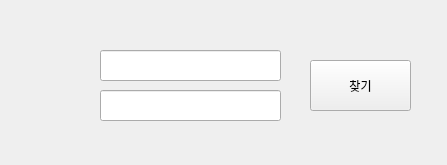
<?xml version="1.0" encoding="UTF-8"?>
<ui version="4.0">
 <class>Form</class>
 <widget class="QWidget" name="Form">
  <property name="geometry">
   <rect>
    <x>0</x>
    <y>0</y>
    <width>447</width>
    <height>165</height>
   </rect>
  </property>
  <property name="windowTitle">
   <string>Find ID</string>
  </property>
  <widget class="QLineEdit" name="lineEdit1">
   <property name="geometry">
    <rect>
     <x>100</x>
     <y>50</y>
     <width>181</width>
     <height>31</height>
    </rect>
   </property>
  </widget>
  <widget class="QLabel" name="label1">
   <property name="geometry">
    <rect>
     <x>30</x>
     <y>60</y>
     <width>61</width>
     <height>16</height>
    </rect>
   </property>
   <property name="text">
    <string/>
   </property>
  </widget>
  <widget class="QLineEdit" name="lineEdit2">
   <property name="geometry">
    <rect>
     <x>100</x>
     <y>90</y>
     <width>181</width>
     <height>31</height>
    </rect>
   </property>
   <property name="text">
    <string/>
   </property>
  </widget>
  <widget class="QLabel" name="label2">
   <property name="geometry">
    <rect>
     <x>30</x>
     <y>100</y>
     <width>61</width>
     <height>16</height>
    </rect>
   </property>
   <property name="text">
    <string/>
   </property>
  </widget>
  <widget class="QPushButton" name="findButton">
   <property name="geometry">
    <rect>
     <x>310</x>
     <y>60</y>
     <width>101</width>
     <height>51</height>
    </rect>
   </property>
   <property name="text">
    <string>찾기</string>
   </property>
  </widget>
 </widget>
 <resources/>
 <connections/>
</ui>
